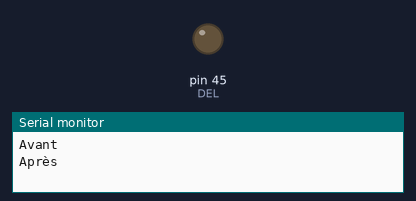
Recording of a program running on a simulated Arduino Mega 2560, built with avr-gcc and run on an emulated ATmega2560. Shown: output pins drawn as LEDs (lit = HIGH), the last lines printed to the serial monitor. At 14.0 s the program stops and its outputs stay as they are.

Above: at 0.1 s.
At 14.1 s:
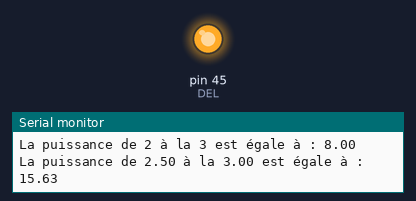
Timing chart, 0 to 15.5 s (numbered marks = the images above):
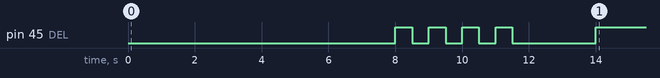

The program:

main.cpp
```cpp
/**************************************************************/
// Date de création du programme: 15 septembre 2025
// Date de la dernière modification: 15 septembre 2025
// Nom du programmeur principal: Guillaume Beaulieu
//
// But du programme: solution des exercices de révision du cours 5
//
// Pour obtenir cet exemple de code, voir le dépôt GitHub suivant :
// https://github.com/gbeaulieuMontmo/243-33A-MO-Revision_examen_1.git
/**************************************************************/

#include <Arduino.h>
#include <bits_manip.h>
#include <math.h> //Pour la fonction puissance v2

#define DEL PL4 //Définition de la broche DEL

//Exercice 3 du cours 5 (révision)
//Écrire une fonction qui saute 10 lignes dans le moniteur série
void Saute_10_Lignes()
{
  for(int i = 0; i < 10; i++)
  {
    Serial.println();
  }
}

//Exercice 4 du cours 5 (révision)
//Écrire une fonction qui prend en paramètre un entier et qui saute ce nombre
//de lignes dans le moniteur série
void Sautes_Lignes(int iNbre_saut)
{
  if(iNbre_saut < 1) iNbre_saut = 1;
  if(iNbre_saut > 23) iNbre_saut = 23;

  //Ici on pourrait utiliser la fonction constrain de la librairie Arduino
  //à la place des deux lignes if ci-dessus
  //iNbre_saut = constrain(iNbre_saut, 1, 23);

  for(int i = 0; i < iNbre_saut; i++) Serial.println();
}

//Exercice 5 du cours 5 (révision)
//Écrire une fonction qui calcule la puissance d’un nombre
//La fonction prend en paramètre un nombre et la puissance
//La fonction retourne le résultat du calcul
//Exemple : puissance(2,3) = 8 (2x2x2)
//***** solution sans la librairie math.h *****/
double puissance(int iNombre1, int iNombre2)
{
  int i;
  double dPuiss;
  dPuiss = iNombre1;
  for(i = 1; i < iNombre2; i++)
  {
    dPuiss *= iNombre1;
  }
  return dPuiss;
}

// Exercice 5 du cours 5 (révision) v2
//Écrire une fonction qui calcule la puissance d’un nombre
//La fonction prend en paramètre un nombre et la puissance
//La fonction retourne le résultat du calcul
//Exemple : puissance(2,3) = 8 (2x2x2)
//***** solution avec la librairie math.h *****/
double puissance_v2(double dNombre1, double dNombre2)
{
  return pow(dNombre1, dNombre2);
}

//Exercice 6 du cours 5 (révision)
//Fonction qui reçoit un chiffre. Si celui-ci est pair, la DEL
//allume si le chiffre est impair la DEL clignote 4 fois.
void clignote_DEL(int iChiffre)
{
  if(iChiffre % 2 == 0) //Le chiffre est pair
  {
    PORTL |= (1 << DEL); //Allumer la DEL sans la librairie
    //PORTL = setBit(PORTL, DEL); //Allumer la DEL avec la librairie
  }
  else //Le chiffre est impair
  {
    for(int i = 0; i < 4; i++)
    {
      PORTL |= (1 << DEL); //Allumer la DEL sans la librairie
      //PORTL = setBit(PORTL, DEL); //Allumer la DEL avec la librairie
      delay(500);
      PORTL &= ~(1 << DEL); //Éteindre la DEL sans la librairie
      //PORTL = clearBit(PORTL, DEL); //Éteindre la DEL avec la librairie
      delay(500);
    }
  }
}

//Fonction de test pour Saute_10_Lignes
void test_Saute_10_Lignes()
{
  Serial.println("Avant");
  Saute_10_Lignes();
  Serial.println("Après");
}

//Fonction de test pour Sautes_Lignes
void test_Sautes_Lignes()
{
  Serial.println("Avant");
  Sautes_Lignes(5);
  Serial.println("Après");
}

//Fonction de test pour la fonction puissance
void test_Puissance()
{
  int iBase, iExpo;
  double dResultat;
  iBase = 2;
  iExpo = 3;
  dResultat = puissance(iBase, iExpo);
  Serial.print("La puissance de ");
  Serial.print(iBase);
  Serial.print(" à la ");
  Serial.print(iExpo);
  Serial.print(" est égale à : ");
  Serial.println(dResultat);
}

//Fonction de test pour la fonction puissance_v2
void test_Puissance_v2()
{
  double dBase, dExpo;
  double dResultat;
  dBase = 2.5;
  dExpo = 3.0;
  dResultat = puissance_v2(dBase, dExpo);
  Serial.print("La puissance de ");
  Serial.print(dBase);
  Serial.print(" à la ");
  Serial.print(dExpo);
  Serial.print(" est égale à : ");
  Serial.println(dResultat);
}

//Fonction de test pour clignote_DEL
void test_clignote_DEL()
{
  int iChiffre;
  iChiffre = 3; //Impair
  clignote_DEL(iChiffre);
  delay(2000);
  iChiffre = 4; //Pair
  clignote_DEL(iChiffre);
}

void setup() {
  Serial.begin(9600);
  DDRL |= (1 << DEL); //Définir la broche de la DEL comme une sortie

  PORTL &= ~(1 << DEL); //éteindre la DEL sans la librairie
  //PORTL = clearBit(PORTL, DEL); //Éteindre la DEL avec la librairie
}

void loop() {
  test_Saute_10_Lignes();
  delay(2000);
  test_Sautes_Lignes();
  delay(2000);
  test_Puissance();
  delay(2000);
  test_Puissance_v2();
  delay(2000);
  test_clignote_DEL();
  while(1); //Arrêter le programme ici
}
```

bits_manip.h
```cpp
#ifndef BITS_MANIP_H
#define BITS_MANIP_H

//**********************************************************
// Programmer par Guillaume Beaulieu.
// Dernière modification: 15 juillet 2025
// Librairie qui permet de gérer les bits de ports
//**********************************************************

int setBit(int octet, unsigned char position);
int setBitM(int octet, int mask);
int clearBit(int octet, unsigned char position);
int clearBitM(int octet, int mask);
int clearAllBit(int octet);
int modifyBit(int octet, unsigned char position, bool newState);
int flipBit(int octet, unsigned char position);
bool isBitSet(int octet, unsigned char position);

#endif
```

bits_manip.cpp
```cpp
//**********************************************************
// Programmer par Guillaume Beaulieu.
// Dernière modification: 15 juillet 2025
// Librairie qui permet de gérer les bits de ports
//**********************************************************

//**********************************************************
// setBit permet de mettre à 1 le bit contenu dans octet à la
// position spécifiée.
// Paramètres: octet = entier pour lequel on veut mettre un
//                     bit à 1.
//             position = la position du bit à changer.
// Retour: retourne l'entier avec le bit changé.
//**********************************************************
int setBit(int octet, unsigned char position)
{
	int mask = 1 << position; //Création du masque
	return octet | mask;
}

//**********************************************************
// setBitM permet de mettre à 1 les bits contenu dans mask.
// Paramètres: octet = entier pour lequel on veut mettre un
//                     bit à 1.
//             mask = le masque à utiliser.
// Retour: retourne l'entier avec les bits changés.
//**********************************************************
int setBitM(int octet, int mask)
{
	return octet | mask;
}

//**********************************************************
// clearBit permet de mettre à 0 le bit contenu dans octet à
// la position spécifiée.
// Paramètres: octet = entier pour lequel on veut mettre un
//                     bit à 0.
//             position = la position du bit à changer.
// Retour: retourne l'entier avec le bit changé.
//**********************************************************
int clearBit(int octet, unsigned char position)
{
	int mask = 1 << position; //Création du masque
	//On inverse le masque avec ~ donc 0001 devient 1110 par exemple
	return octet & ~mask;
}

//**********************************************************
// clearBitM permet de mettre à 0 les bits contenus dans mask
// à la position spécifiée.
// Paramètres: octet = entier pour lequel on veut mettre un
//                     bit à 1.
//             mask = le masque à utiliser.
// Retour: retourne l'entier avec les bits changés.
//**********************************************************
int clearBitM(int octet, int mask)
{
	return octet & ~mask;
}

//**********************************************************
// clearAllBit permet de mettre à 0 tous les bits contenus
// dans octet.
// Paramètres: octet = entier pour lequel on veut mettre tous
//                     les bits à 0.
// Retour: retourne l'entier avec les bits changés.
//**********************************************************
int clearAllBit(int octet)
{
	int mask = 0xff;
	return octet & ~mask;
}

//**********************************************************
// modifyBit permet de mettre à 1 ou 0 le bit contenu dans x
// à la position spécifiée.
// Paramètres: octet = entier pour lequel on veut mettre un bit
//                 à 1.
//             position = la position du bit à changer.
//			   newState = nouvel état du bit soit 1 ou 0
// Retour: retourne l'entier avec le bit changé.
//**********************************************************
int modifyBit(int octet, unsigned char position, bool newState)
{
	int mask = 1 << position; //Création du masque
	int state = int(newState);
	return (octet&~mask) | (~state&mask);
}

//**********************************************************
// flipBit permet d'inverser le bit contenu dans octet à la
// position spécifiée.
// Paramètres: octet = entier pour lequel on veut mettre un
//                     bit à 1.
//             position = la position du bit à inverser.
// Retour: retourne l'entier avec le bit changé.
//**********************************************************
int flipBit(int octet, unsigned char position)
{
	int mask = 1 << position; //Création du masque
	return octet ^ mask;
}

//**********************************************************
// isBitSet permet de déterminer si le bit spécifié est à 0
// ou 1.
// Paramètres: octet = entier pour lequel on veut mettre un
//                     bit à 1.
//             position = la position du bit à changer.
// Retour: Retourne 1 si le bit est à 1 ou 0 s'il est à zéro.
//**********************************************************
bool isBitSet(int octet, unsigned char position)
{
	octet >>= position; //On isole le bits voulu.
	return (octet&1) != 0;
}
```

Measured:
- by itself, pin 45 (DEL): goes 3 × (HIGH 0.50 s, LOW 0.50 s), HIGH 0.50 s, LOW 2.5 s, then HIGH
